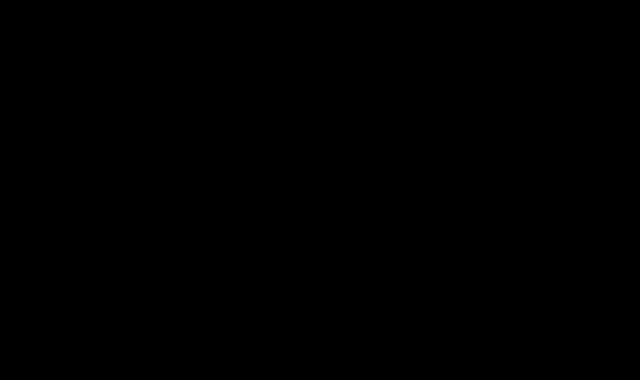
Frame 1 (no input)
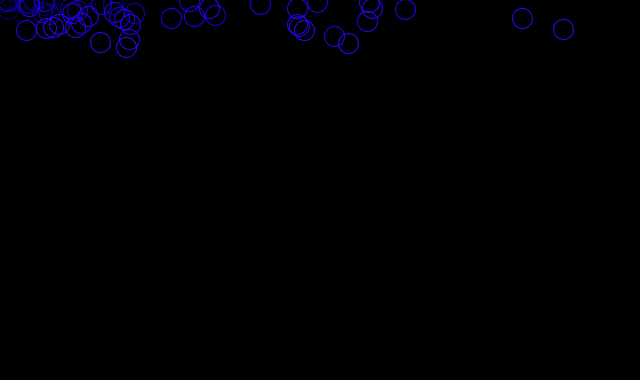
Frame 60 (the mouse pressed at the canvas centre just before this capture)
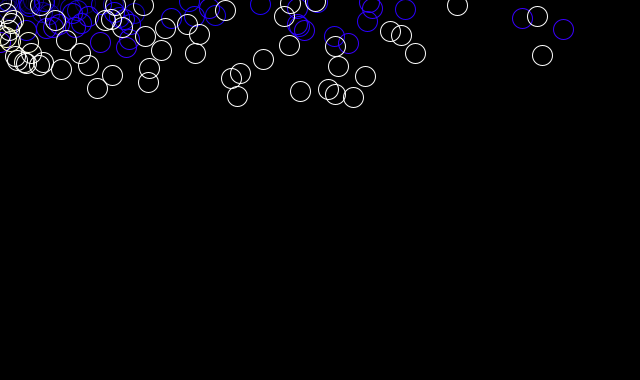
Frame 120 (the mouse held since frame 60 and released just before this capture)

The Processing sketch that drew these frames (run headless with seeded random() and noise(); from frame 60 on, the mouse is pressed at the canvas centre):

// Processing sketch: sketch_3
// ── sketch_3.pde
float posX = 0;
float posY = 0;

void setup(){
  size(640, 380);
  background(0);
}

void draw(){
  noFill();
  ellipse(random(posX), random(posY), 20, 20);
  if(posX<width){
  posX = posX+10;
  }
  else{
    posX = 0;
  }
  if(posY<height){
  posY = posY+1;
  }
  else{
    posY = 0;
  }
  stroke(posY+mouseX, mouseX+mouseY, posX+mouseY);
}

void mousePressed(){
  posX = 0;
}
